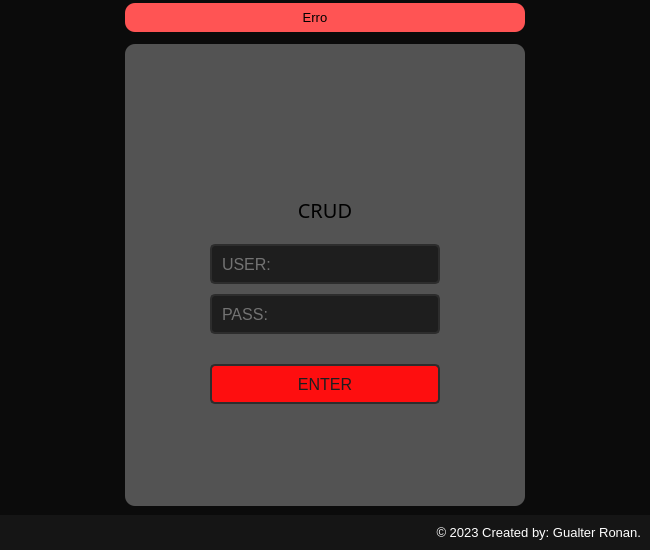
<?xml version="1.0" encoding="UTF-8"?>
<ui version="4.0">
 <class>MainWindow</class>
 <widget class="QMainWindow" name="MainWindow">
  <property name="geometry">
   <rect>
    <x>0</x>
    <y>0</y>
    <width>650</width>
    <height>550</height>
   </rect>
  </property>
  <property name="minimumSize">
   <size>
    <width>650</width>
    <height>550</height>
   </size>
  </property>
  <property name="windowTitle">
   <string>Login</string>
  </property>
  <property name="windowIcon">
   <iconset resource="../rsc.qrc">
    <normaloff>:/icon/Images/wind_icon.png</normaloff>:/icon/Images/wind_icon.png</iconset>
  </property>
  <property name="styleSheet">
   <string notr="true">background-color: rgb(11, 11, 11);</string>
  </property>
  <widget class="QWidget" name="centralwidget">
   <property name="enabled">
    <bool>true</bool>
   </property>
   <layout class="QVBoxLayout" name="verticalLayout">
    <property name="spacing">
     <number>0</number>
    </property>
    <property name="leftMargin">
     <number>0</number>
    </property>
    <property name="topMargin">
     <number>0</number>
    </property>
    <property name="rightMargin">
     <number>0</number>
    </property>
    <property name="bottomMargin">
     <number>0</number>
    </property>
    <item>
     <widget class="QFrame" name="top_bar">
      <property name="maximumSize">
       <size>
        <width>16777215</width>
        <height>35</height>
       </size>
      </property>
      <property name="styleSheet">
       <string notr="true">background-color: rgb(11, 11, 11);</string>
      </property>
      <property name="frameShape">
       <enum>QFrame::NoFrame</enum>
      </property>
      <property name="frameShadow">
       <enum>QFrame::Raised</enum>
      </property>
      <layout class="QHBoxLayout" name="horizontalLayout_2">
       <property name="spacing">
        <number>0</number>
       </property>
       <property name="leftMargin">
        <number>0</number>
       </property>
       <property name="topMargin">
        <number>3</number>
       </property>
       <property name="rightMargin">
        <number>0</number>
       </property>
       <property name="bottomMargin">
        <number>3</number>
       </property>
       <item>
        <widget class="QFrame" name="frame_erro">
         <property name="maximumSize">
          <size>
           <width>400</width>
           <height>16777215</height>
          </size>
         </property>
         <property name="styleSheet">
          <string notr="true">background-color: rgb(255, 84, 84);
border-radius: 10px;</string>
         </property>
         <property name="frameShape">
          <enum>QFrame::NoFrame</enum>
         </property>
         <property name="frameShadow">
          <enum>QFrame::Raised</enum>
         </property>
         <layout class="QHBoxLayout" name="horizontalLayout_3">
          <property name="spacing">
           <number>0</number>
          </property>
          <property name="leftMargin">
           <number>5</number>
          </property>
          <property name="topMargin">
           <number>0</number>
          </property>
          <property name="rightMargin">
           <number>5</number>
          </property>
          <property name="bottomMargin">
           <number>0</number>
          </property>
          <item>
           <widget class="QLabel" name="label_erro">
            <property name="font">
             <font>
              <family>Segoe UI</family>
              <pointsize>10</pointsize>
             </font>
            </property>
            <property name="text">
             <string>Erro</string>
            </property>
            <property name="alignment">
             <set>Qt::AlignCenter</set>
            </property>
           </widget>
          </item>
          <item>
           <widget class="QPushButton" name="bt_cl_popup">
            <property name="maximumSize">
             <size>
              <width>20</width>
              <height>20</height>
             </size>
            </property>
            <property name="cursor">
             <cursorShape>PointingHandCursor</cursorShape>
            </property>
            <property name="styleSheet">
             <string notr="true">image: url(:/close/Images/close-icon.png);
QPushButton {
	border-radius: 5px;
	background-image: url(:/close-icon/Images/close-icon.png);
	background-position: center;
	background-color: rgb(190, 0, 0);
}
QPushButton:hover{
	color: rgb(255, 255, 255);
	background-color: rgb(165, 0, 0);
}
QPushButton:pressed {
	color: rgb(255, 255, 255);
	background-color: rgb(190, 0, 0);
}</string>
            </property>
            <property name="text">
             <string/>
            </property>
           </widget>
          </item>
         </layout>
        </widget>
       </item>
      </layout>
     </widget>
    </item>
    <item>
     <widget class="QFrame" name="content">
      <property name="styleSheet">
       <string notr="true"/>
      </property>
      <property name="frameShape">
       <enum>QFrame::NoFrame</enum>
      </property>
      <property name="frameShadow">
       <enum>QFrame::Raised</enum>
      </property>
      <layout class="QHBoxLayout" name="horizontalLayout">
       <item>
        <widget class="QFrame" name="login_area">
         <property name="maximumSize">
          <size>
           <width>400</width>
           <height>500</height>
          </size>
         </property>
         <property name="styleSheet">
          <string notr="true">background-color: rgb(83, 83, 83);
border-radius: 10px;</string>
         </property>
         <property name="frameShape">
          <enum>QFrame::NoFrame</enum>
         </property>
         <property name="frameShadow">
          <enum>QFrame::Raised</enum>
         </property>
         <widget class="QFrame" name="frame_icon">
          <property name="geometry">
           <rect>
            <x>155</x>
            <y>35</y>
            <width>90</width>
            <height>100</height>
           </rect>
          </property>
          <property name="styleSheet">
           <string notr="true">image: url(:/user/Images/user-icon.png);
background-repeat: no-repeat;
background-position: center;</string>
          </property>
          <property name="frameShape">
           <enum>QFrame::StyledPanel</enum>
          </property>
          <property name="frameShadow">
           <enum>QFrame::Raised</enum>
          </property>
         </widget>
         <widget class="QLineEdit" name="line_user">
          <property name="geometry">
           <rect>
            <x>85</x>
            <y>200</y>
            <width>230</width>
            <height>40</height>
           </rect>
          </property>
          <property name="font">
           <font>
            <family>Segoe UI</family>
            <pointsize>12</pointsize>
           </font>
          </property>
          <property name="styleSheet">
           <string notr="true">QLineEdit {
	border: 2px solid rgb(45, 45, 45);
	border-radius: 5px;
	background-color: rgb(30, 30, 30);
	color: rgb(200, 200, 200);
	padding: 8px;
}
QLineEdit:hover {
	border: 2px solid rgb(200, 200, 200);
	color: rgb(200, 200, 200);
}
QLineEdit:focus {
	border: 2px solid rgb(254, 14, 15);
	color: rgb(200, 200, 200);
}
</string>
          </property>
          <property name="maxLength">
           <number>12</number>
          </property>
          <property name="placeholderText">
           <string>USER:</string>
          </property>
         </widget>
         <widget class="QLineEdit" name="line_pass">
          <property name="geometry">
           <rect>
            <x>85</x>
            <y>250</y>
            <width>230</width>
            <height>40</height>
           </rect>
          </property>
          <property name="font">
           <font>
            <family>Segoe UI</family>
            <pointsize>12</pointsize>
           </font>
          </property>
          <property name="styleSheet">
           <string notr="true">QLineEdit {
	border: 2px solid rgb(45, 45, 45);
	border-radius: 5px;
	background-color: rgb(30, 30, 30);
	color: rgb(200, 200, 200);
	padding: 8px;
}
QLineEdit:hover {
	border: 2px solid rgb(200, 200, 200);
	color: rgb(200, 200, 200);
}
QLineEdit:focus {
	border: 2px solid rgb(254, 14, 15);
	color: rgb(200, 200, 200);
}
</string>
          </property>
          <property name="maxLength">
           <number>12</number>
          </property>
          <property name="echoMode">
           <enum>QLineEdit::Password</enum>
          </property>
          <property name="placeholderText">
           <string>PASS:</string>
          </property>
         </widget>
         <widget class="QLabel" name="label">
          <property name="geometry">
           <rect>
            <x>100</x>
            <y>150</y>
            <width>200</width>
            <height>31</height>
           </rect>
          </property>
          <property name="font">
           <font>
            <family>Calibri Light</family>
            <pointsize>15</pointsize>
           </font>
          </property>
          <property name="text">
           <string>CRUD</string>
          </property>
          <property name="alignment">
           <set>Qt::AlignCenter</set>
          </property>
         </widget>
         <widget class="QPushButton" name="bt_enter_login">
          <property name="geometry">
           <rect>
            <x>85</x>
            <y>320</y>
            <width>230</width>
            <height>40</height>
           </rect>
          </property>
          <property name="font">
           <font>
            <family>Segoe UI</family>
            <pointsize>12</pointsize>
           </font>
          </property>
          <property name="styleSheet">
           <string notr="true">QPushButton {
	border: 2px solid rgb(45, 45, 45);
	border-radius: 5px;
	background-color: rgb(254, 14, 15);
	color: rgb(30, 30, 30);
	padding: 8px;
}
QPushButton:hover {
	border: 2px solid rgb(200, 200, 200);
	color: rgb(200, 200, 200);
}
QPushButton:pressed {
	border: 2px solid rgb(45, 45, 45);
	color: rgb(30, 30, 30);
}</string>
          </property>
          <property name="text">
           <string>ENTER</string>
          </property>
         </widget>
        </widget>
       </item>
      </layout>
     </widget>
    </item>
    <item>
     <widget class="QFrame" name="bottom">
      <property name="maximumSize">
       <size>
        <width>16777215</width>
        <height>35</height>
       </size>
      </property>
      <property name="styleSheet">
       <string notr="true">background-color: rgb(21, 21, 21);</string>
      </property>
      <property name="frameShape">
       <enum>QFrame::NoFrame</enum>
      </property>
      <property name="frameShadow">
       <enum>QFrame::Raised</enum>
      </property>
      <layout class="QVBoxLayout" name="verticalLayout_2">
       <item>
        <widget class="QLabel" name="label_credits">
         <property name="font">
          <font>
           <pointsize>10</pointsize>
          </font>
         </property>
         <property name="styleSheet">
          <string notr="true">color: rgb(255, 255, 255);</string>
         </property>
         <property name="text">
          <string>© 2023 Created by: Gualter Ronan.</string>
         </property>
         <property name="alignment">
          <set>Qt::AlignRight|Qt::AlignTrailing|Qt::AlignVCenter</set>
         </property>
        </widget>
       </item>
      </layout>
     </widget>
    </item>
   </layout>
  </widget>
 </widget>
 <resources>
  <include location="../rsc.qrc"/>
 </resources>
 <connections/>
</ui>
